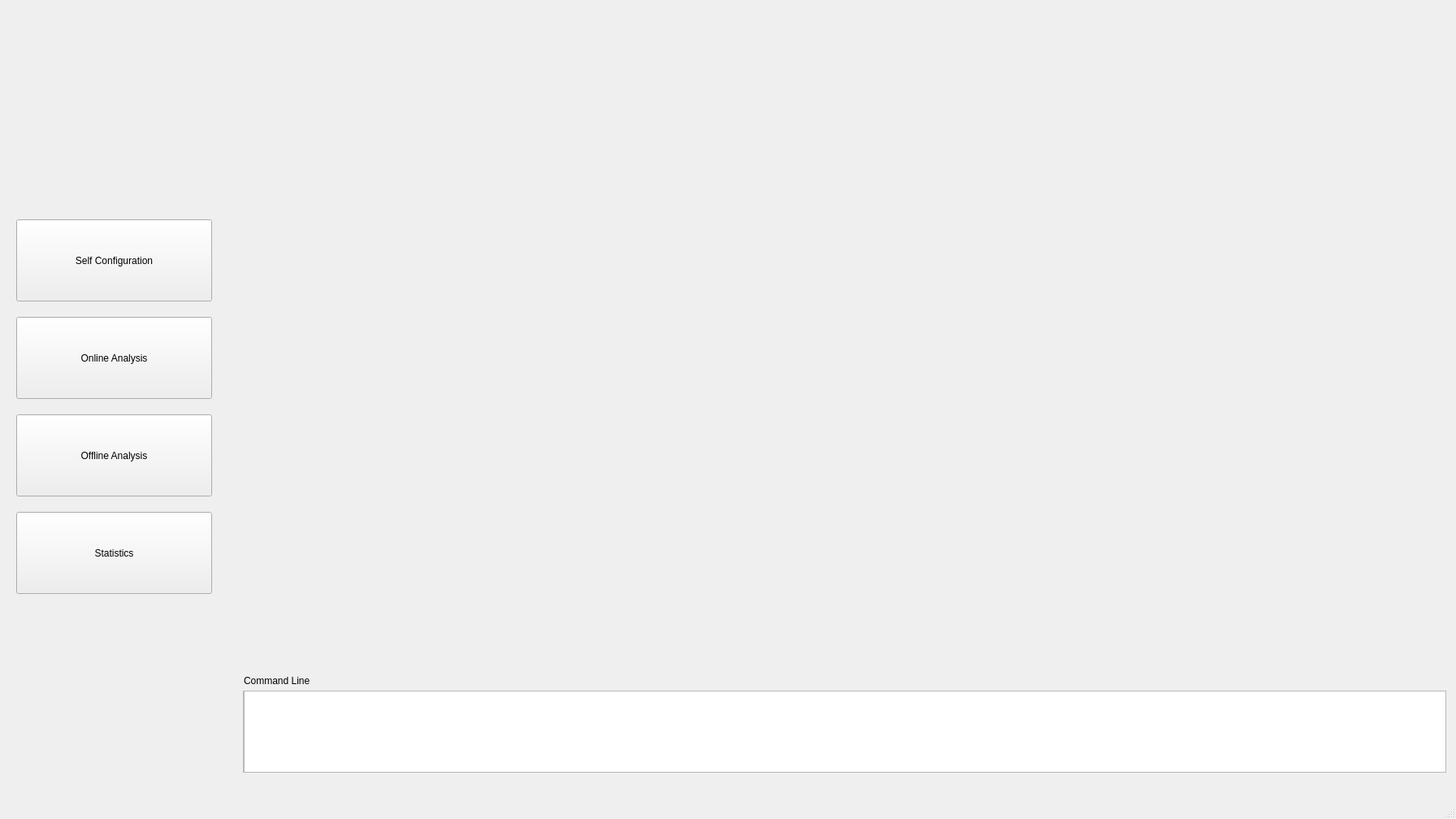
<?xml version="1.0" encoding="UTF-8"?>
<ui version="4.0">
 <class>MainWindow</class>
 <widget class="QMainWindow" name="MainWindow">
  <property name="geometry">
   <rect>
    <x>0</x>
    <y>0</y>
    <width>1792</width>
    <height>1008</height>
   </rect>
  </property>
  <property name="windowTitle">
   <string>MainWindow</string>
  </property>
  <widget class="QWidget" name="centralwidget">
   <widget class="QPushButton" name="self_configuration">
    <property name="geometry">
     <rect>
      <x>20</x>
      <y>270</y>
      <width>241</width>
      <height>101</height>
     </rect>
    </property>
    <property name="text">
     <string>Self Configuration</string>
    </property>
   </widget>
   <widget class="QPushButton" name="online_analysis">
    <property name="geometry">
     <rect>
      <x>20</x>
      <y>390</y>
      <width>241</width>
      <height>101</height>
     </rect>
    </property>
    <property name="text">
     <string>Online Analysis</string>
    </property>
   </widget>
   <widget class="QPushButton" name="offline_analysis">
    <property name="geometry">
     <rect>
      <x>20</x>
      <y>510</y>
      <width>241</width>
      <height>101</height>
     </rect>
    </property>
    <property name="text">
     <string>Offline Analysis</string>
    </property>
   </widget>
   <widget class="QPushButton" name="statistics">
    <property name="geometry">
     <rect>
      <x>20</x>
      <y>630</y>
      <width>241</width>
      <height>101</height>
     </rect>
    </property>
    <property name="text">
     <string>Statistics</string>
    </property>
   </widget>
   <widget class="QStackedWidget" name="notebook">
    <property name="geometry">
     <rect>
      <x>299</x>
      <y>10</y>
      <width>1591</width>
      <height>801</height>
     </rect>
    </property>
    <widget class="Config_Widget" name="config"/>
    <widget class="Online_Analysis" name="online"/>
   </widget>
   <widget class="QLabel" name="label_2">
    <property name="geometry">
     <rect>
      <x>300</x>
      <y>830</y>
      <width>161</width>
      <height>16</height>
     </rect>
    </property>
    <property name="text">
     <string>Command Line</string>
    </property>
   </widget>
   <widget class="QLabel" name="label">
    <property name="geometry">
     <rect>
      <x>20</x>
      <y>30</y>
      <width>241</width>
      <height>231</height>
     </rect>
    </property>
    <property name="text">
     <string/>
    </property>
    <property name="pixmap">
     <pixmap>../Logo/New_LOGO_2.png</pixmap>
    </property>
    <property name="scaledContents">
     <bool>true</bool>
    </property>
   </widget>
   <widget class="QScrollArea" name="scrollArea">
    <property name="geometry">
     <rect>
      <x>299</x>
      <y>850</y>
      <width>1481</width>
      <height>101</height>
     </rect>
    </property>
    <property name="widgetResizable">
     <bool>true</bool>
    </property>
    <widget class="QWidget" name="scrollAreaWidgetContents">
     <property name="geometry">
      <rect>
       <x>0</x>
       <y>0</y>
       <width>1479</width>
       <height>99</height>
      </rect>
     </property>
     <widget class="QTextEdit" name="textEdit">
      <property name="geometry">
       <rect>
        <x>0</x>
        <y>-10</y>
        <width>1491</width>
        <height>111</height>
       </rect>
      </property>
     </widget>
    </widget>
   </widget>
  </widget>
  <widget class="QMenuBar" name="menubar">
   <property name="geometry">
    <rect>
     <x>0</x>
     <y>0</y>
     <width>1792</width>
     <height>24</height>
    </rect>
   </property>
  </widget>
  <widget class="QStatusBar" name="statusbar"/>
 </widget>
 <customwidgets>
  <customwidget>
   <class>Config_Widget</class>
   <extends>QWidget</extends>
   <header>self_config_notebook_widget</header>
   <container>1</container>
  </customwidget>
  <customwidget>
   <class>Online_Analysis</class>
   <extends>QWidget</extends>
   <header>online_analysis_widget</header>
   <container>1</container>
  </customwidget>
 </customwidgets>
 <resources>
  <include location="../Figures.qrc"/>
 </resources>
 <connections/>
</ui>
